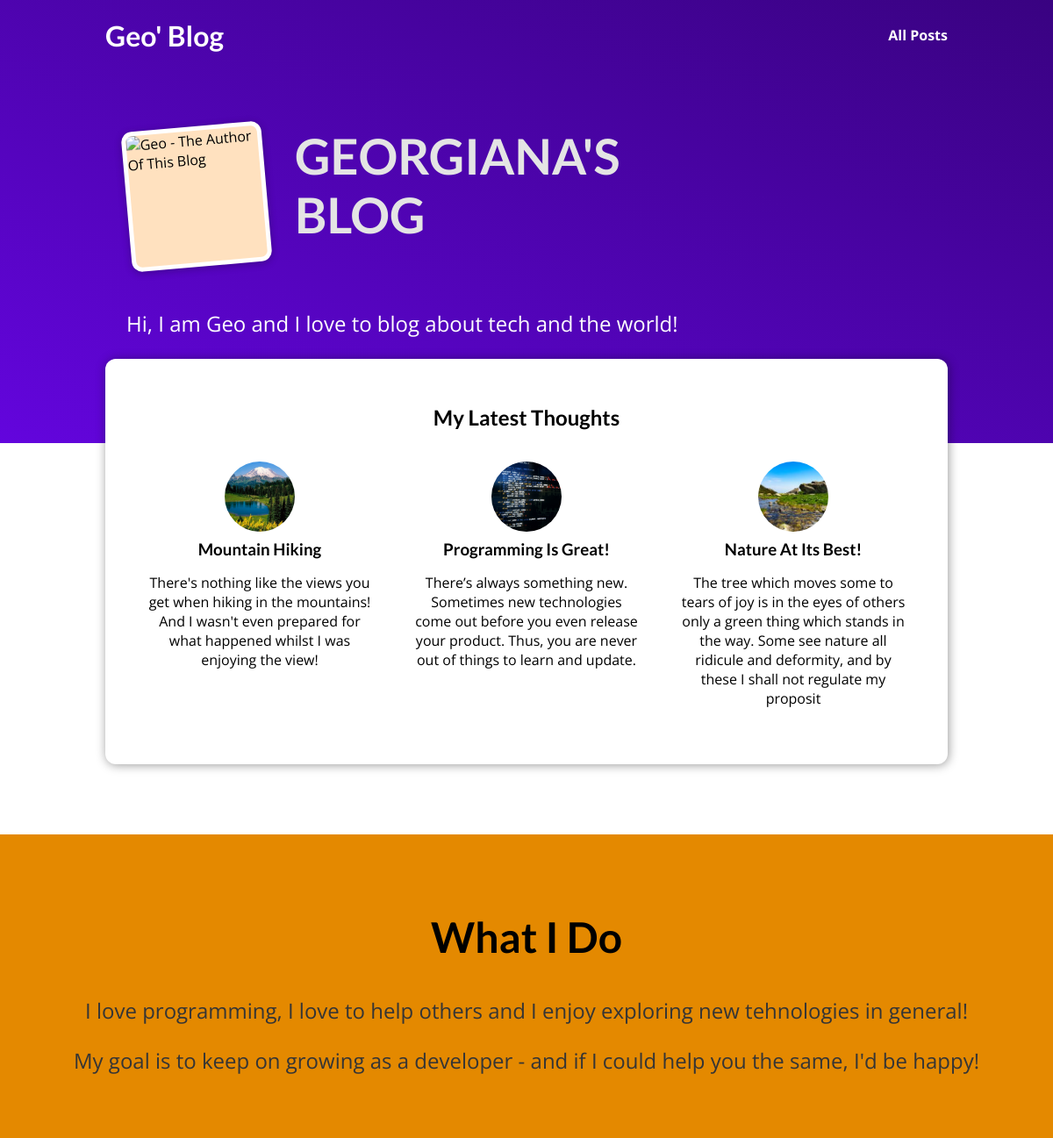
The page / on the database its author committed.
### blog/models.py (models this page shows)
class Post(models.Model):
    title = models.CharField(max_length=150)
    excerpt = models.CharField(max_length=200)
    image = models.ImageField(upload_to="posts", null=True)
    date = models.DateField(auto_now=True)
    slug = models.SlugField(unique=True, db_index=True)
    content = models.TextField(validators=[MinLengthValidator(10)])
    author = models.ForeignKey(
        Author, on_delete=models.SET_NULL, null=True, related_name="posts")
    tags = models.ManyToManyField(Tag)

### blog/views.py (the view)
# urls.py: path("", views.StartingPageView.as_view(), name="starting-page"),
class StartingPageView(ListView):
    template_name = "blog/index.html"
    model = Post
    ordering = ["-date"]
    context_object_name = "posts"
    def get_queryset(self):
        queryset = super().get_queryset()
        data = queryset[:3]
        return data

### blog/templates/blog/index.html (shortened to what this page needs)
{% extends "base.html" %}
{% load static %}
{% block css_files %}
   <link rel="stylesheet" href="{% static "blog/post.css" %}" />
   <link rel="stylesheet" href="{% static "blog/index.css" %}" />
{% endblock %}
{% block content %}
  <section id="welcome">
    <header>
       <img src="{% static "blog/images/geo.jpg" %}" alt="Geo - The Author Of This Blog" />
       <h2>GEORGIANA'S BLOG</h2>
    </header>
    <p>Hi, I am Geo and I love to blog about tech and the world!</p>
  </section>
  <section id="latest-posts">
    <h2>My Latest Thoughts</h2>
    <ul>
      {% for post in posts %}
        {% include "blog/includes/post.html" %}
      {% endfor %}
    </ul>
  </section>
  <section id="about">
    <h2>What I Do</h2>
    <p>I love programming, I love to help others and
        I enjoy exploring new tehnologies in general!
    </p>
    <p>My goal is to keep on growing as a developer -
        and if I could help you the same, I'd be happy!
    </p>
  </section>
{% endblock %}

### blog/templates/blog/includes/post.html
<li>
    <article class="post">
       <a href="{% url "post-detail-page" post.slug %}">
          <img src="{{ post.image.url }}" alt="{{ post.title }}" />
          <div class="post__content">
             <h3>{{ post.title }}</h3>
             <p>
               {{ post.excerpt }}
             </p>
          </div>
       </a>
    </article>
</li>

### static/app.css (style rules this page uses)
* { box-sizing: border-box; }
html { font-family: 'Open Sans', 'Lato', sans-serif; }
body { margin: 0; }
h1, h2, h3 { font-family: 'Lato', sans-serif; font-weight: bold; }

### blog/static/blog/post.css (style rules this page uses)
.post { display: flex; flex-direction: column; align-items: center; text-align: center; }
.post a { text-decoration: none; color: black; transition: all 0.2s ease; padding: 1rem; }
.post img { width: 5rem; height: 5rem; object-fit: cover; border-radius: 50%; }
.post h3 { margin: 0.25rem 0; }

### blog/static/blog/index.css (style rules this page uses)
#welcome { background: linear-gradient(to right top, #6305dd, #390281); padding: 6rem 12%; }
#welcome header { display: flex; align-items: flex-start; margin: 3rem auto; }
#welcome img { width: 10rem; height: 10rem; object-fit: cover; object-position: top; border: 5px solid white; border-radius: 12px; background-color: #ffe1bf; transform: rotateZ(-5deg); box-shadow: 0 2px 8px rgba(0, 0, 0, 0.25); }
#welcome h2 { font-size: 3.5rem; margin: 0 0 0 2rem; color: #e4e4e4; width: 10rem; }
#welcome p { color: white; font-size: 1.5rem; }
#latest-posts { background-color: white; padding: 2rem; border-radius: 12px; width: 60rem; margin: -6rem auto 2rem auto; box-shadow: 1px 1px 12px rgba(0, 0, 0, 0.4); }
#latest-posts h2 { text-align: center; }
#latest-posts ul { list-style: none; margin: 0; padding: 0; display: flex; gap: 1rem; }
#latest-posts li { flex: 1; }
#about { text-align: center; padding: 3rem; background-color: #e48900; margin-top: 5rem; }
#about h2 { font-size: 3rem; }
#about p { font-size: 1.5rem; color: #353535; }

### rows shown on the page
Post: image (picture), title "Mountain Hiking", excerpt "There's nothing like the views you get when hiking in the mountains! And I wasn't even prepared for what happened whilst I was enjoying the view!"
Post: image (picture), title "Programming Is Great!", excerpt "There’s always something new. Sometimes new technologies come out before you even release your product. Thus, you are never out of things to learn and update."
Post: image (picture), title "Nature At Its Best!", excerpt "The tree which moves some to tears of joy is in the eyes of others only a green thing which stands in the way. Some see nature all ridicule and deformity, and by these I shall not regulate my proposit"
